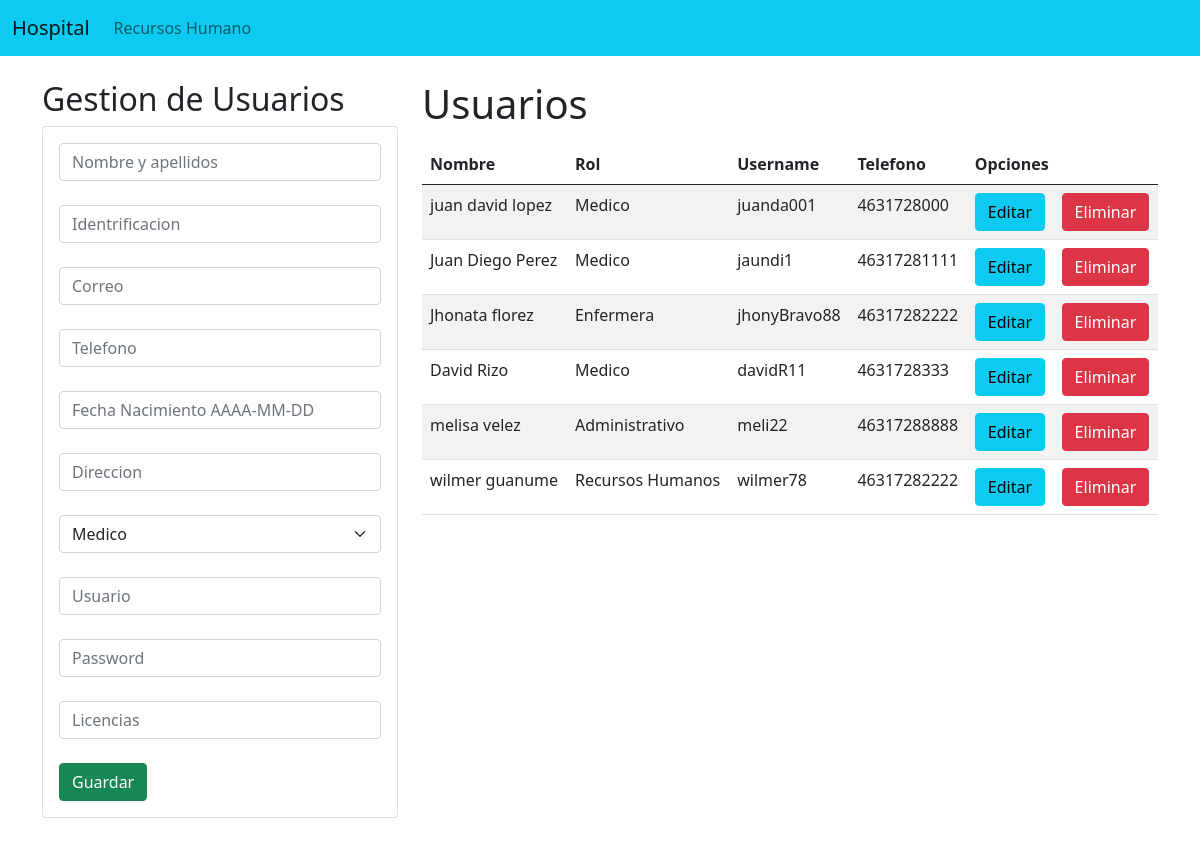
Screenshot of /usuarios/ with the database file from the repository.
### Menus/models.py (models this page shows)
class usuarios(models.Model):
    idUsuario = models.AutoField(primary_key=True)
    nombreUsuario = models.CharField(max_length=100, blank=False)
    identifiacionUsuario = models.CharField(max_length=20, blank=False)
    correoUsuario = models.EmailField(blank=False)
    telefonoUsuario = models.CharField(max_length=50, blank=False)
    fechaNacimientoUsuario = models.DateField(blank=False)
    direccionUsuario = models.CharField(max_length=100, blank=False)
    rolUsuario = models.CharField(max_length=50, blank=False, choices=roles)
    username = models.CharField(max_length=50)
    password = models.CharField(max_length=20)
    licencia = models.CharField(max_length=150)
    FechaAsistencia = models.DateTimeField(auto_now=True)
    FechaCreacion = models.DateTimeField(auto_now_add=True)

### Menus/views.py (the view)
# urls.py: path('usuarios/', views.RecursosHumanos, name='RecursosHumanos'),
def RecursosHumanos(request):
    rh = usuarios.objects.all()
    return render(request, "RecursosHumanos.html", {"usuarios":rh})

### Menus/Templates/RecursosHumanos.html (shortened to what this page needs)
<!DOCTYPE html>
<html lang="en">
<head>
  <link href="https://cdn.jsdelivr.net/npm/bootstrap@5.0.2/dist/css/bootstrap.min.css" rel="stylesheet">
</head>
<body>
  <nav class="navbar navbar-expand-lg navbar-light bg-info">
    <div class="container-fluid">
      <a class="navbar-brand" href="#">Hospital</a>
      <div class="collapse navbar-collapse" id="navbarNav">
        <ul class="navbar-nav">
          <li class="nav-item">
            <a class="nav-link" href="{% url 'RecursosHumanos' %}">Recursos Humano</a>
          </li>
        </ul>
      </div>
    </div>
  </nav>
  <div class="container py-4">
    <div class="row">
        <div class="col-sm-12 col-md-6 col-lg-4 col-xl-4">
            <h2>Gestion de Usuarios</h2>
            <div class="card">
                <div class="card-body">
                    <form action="registrarUsuario/" method="POST">{% csrf_token %}
                        <div class="form-group">
                            <input type="text" id="txtNombreContacto" name="txtNombreContacto" class="form-control"  placeholder="Nombre y apellidos" required>
                        </div>
                        <br>
                        <div class="form-group">
                            <input type="text" id="txtIdentificacion" name="txtIdentificacion" class="form-control" minlength="10" placeholder="Identrificacion" required>
                        </div>
                        <br>
                        <div class="form-group">
                            <input type="text" id="txtCorreo" name="txtCorreo" class="form-control" minlength="10" placeholder="Correo" required>
                        </div>
                        <br>
                        <div class="form-group">
                            <input type="text" id="txtTelefono" name="txtTelefono" class="form-control" minlength="10" placeholder="Telefono" required>
                        </div>
                        <br>
                        <div class="form-group">
                            <input type="text" id="txtNacimiento" name="txtNacimiento" class="form-control" placeholder="Fecha Nacimiento AAAA-MM-DD" required>
                        </div>
                        <br>
                        <div class="form-group">
                            <input type="text" id="txtDireccion" name="txtDireccion" class="form-control"  placeholder="Direccion" required>
                        </div>
                        <br>
                        <div class="form-group">
                          <select class="form-select" aria-label="Default select example" id="txtRol" name="txtRol">
                            <option value="Medico">Medico</option>
                        </select>
                        </div>
                        <br>
                        <div class="form-group">
                            <input type="text" id="txtUsername" name="txtUsername" class="form-control"  placeholder="Usuario" required>
                        </div>
                        <br>
                        <div class="form-group">
                            <input type="text" id="txtPassword" name="txtPassword" class="form-control" minlength="10" placeholder="Password" required>
                        </div>
                        <br>
                        <div class="form-group">
                            <input type="text" id="txtLicencias" name="txtLicencias" class="form-control" minlength="10" placeholder="Licencias" required>
                        </div>
                        <br>
                        <div class="form-group">
                            <button type="submit" class="btn btn-success btn-block text-white">Guardar</button>
                        </div>
                    </form>
                </div>
            </div>
        </div>
        <div class="col-sm-12 col-md-6 col-lg-8 col-xl-8">
            <h1>Usuarios</h1>
            <div class="table-responsive py-2">
                <table class="table table-striped">
                    <thead>
                        <tr>
                            <th>Nombre</th>
                            <th>Rol</th>
                            <th>Username</th>
                            <th>Telefono</th>
                            <th colspan="2">Opciones</th>
                        </tr>
                    </thead>
                    <tbody>
                        {% for u in usuarios %}
                        <tr>
                            <td>{{u.nombreUsuario}} </td>
                            <td>{{u.rolUsuario}} </td>
                            <td>{{u.username}} </td>
                            <td>{{u.telefonoUsuario}} </td>
                            <td><a href="edicionUsuario/{{u.idUsuario}}" class="btn btn-info">Editar</a></td>
                            <td><a href="eliminarUsuario/{{u.idUsuario}}" class="btn btn-danger">Eliminar</a></td>
                        </tr>
                        {% endfor %}
                    </tbody>
                </table>
            </div>
        </div>
    </div>
  </div>
</body>
</html>

### rows the page displays
usuarios: nombreUsuario "juan david lopez", rolUsuario "Medico", username "juanda001", telefonoUsuario "4631728000"
usuarios: nombreUsuario "Juan Diego Perez", rolUsuario "Medico", username "jaundi1", telefonoUsuario "46317281111"
usuarios: nombreUsuario "Jhonata florez", rolUsuario "Enfermera", username "jhonyBravo88", telefonoUsuario "46317282222"
usuarios: nombreUsuario "David Rizo", rolUsuario "Medico", username "davidR11", telefonoUsuario "4631728333"
usuarios: nombreUsuario "melisa velez", rolUsuario "Administrativo", username "meli22", telefonoUsuario "46317288888"
usuarios: nombreUsuario "wilmer guanume", rolUsuario "Recursos Humanos", username "wilmer78", telefonoUsuario "46317282222"
